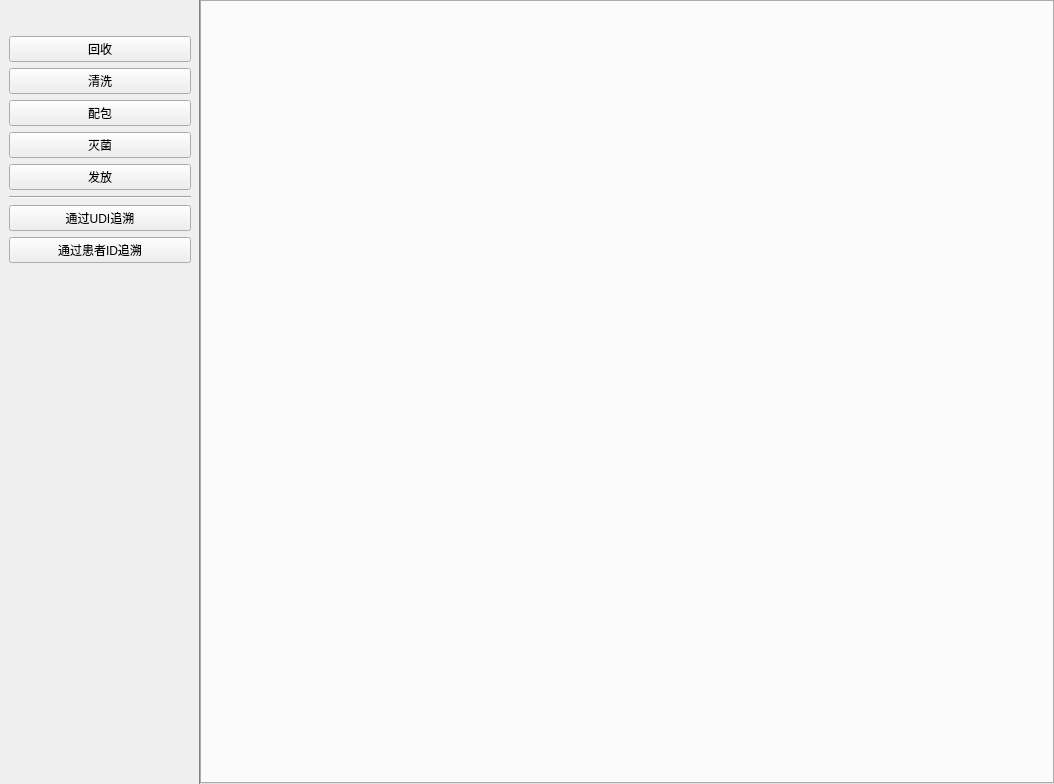
<?xml version="1.0" encoding="UTF-8"?>
<ui version="4.0">
 <class>HistoryWidget</class>
 <widget class="QWidget" name="HistoryWidget">
  <property name="geometry">
   <rect>
    <x>0</x>
    <y>0</y>
    <width>1054</width>
    <height>784</height>
   </rect>
  </property>
  <property name="windowTitle">
   <string>Form</string>
  </property>
  <property name="styleSheet">
   <string notr="true">#widgetLeft{
border-style: solid;
border-width: 0 1px 0px 0px;
border-color: #808080;
}</string>
  </property>
  <layout class="QHBoxLayout" name="horizontalLayout">
   <property name="spacing">
    <number>0</number>
   </property>
   <property name="leftMargin">
    <number>0</number>
   </property>
   <property name="topMargin">
    <number>0</number>
   </property>
   <property name="rightMargin">
    <number>0</number>
   </property>
   <property name="bottomMargin">
    <number>0</number>
   </property>
   <item>
    <widget class="QWidget" name="widgetLeft" native="true">
     <property name="minimumSize">
      <size>
       <width>200</width>
       <height>0</height>
      </size>
     </property>
     <property name="maximumSize">
      <size>
       <width>200</width>
       <height>16777215</height>
      </size>
     </property>
     <layout class="QVBoxLayout" name="verticalLayout">
      <property name="topMargin">
       <number>36</number>
      </property>
      <item>
       <widget class="QPushButton" name="recycleButton">
        <property name="sizePolicy">
         <sizepolicy hsizetype="Expanding" vsizetype="Fixed">
          <horstretch>0</horstretch>
          <verstretch>0</verstretch>
         </sizepolicy>
        </property>
        <property name="text">
         <string>回收</string>
        </property>
       </widget>
      </item>
      <item>
       <widget class="QPushButton" name="washButton">
        <property name="sizePolicy">
         <sizepolicy hsizetype="Expanding" vsizetype="Fixed">
          <horstretch>0</horstretch>
          <verstretch>0</verstretch>
         </sizepolicy>
        </property>
        <property name="text">
         <string>清洗</string>
        </property>
       </widget>
      </item>
      <item>
       <widget class="QPushButton" name="packButton">
        <property name="sizePolicy">
         <sizepolicy hsizetype="Expanding" vsizetype="Fixed">
          <horstretch>0</horstretch>
          <verstretch>0</verstretch>
         </sizepolicy>
        </property>
        <property name="text">
         <string>配包</string>
        </property>
       </widget>
      </item>
      <item>
       <widget class="QPushButton" name="sterileButton">
        <property name="sizePolicy">
         <sizepolicy hsizetype="Expanding" vsizetype="Fixed">
          <horstretch>0</horstretch>
          <verstretch>0</verstretch>
         </sizepolicy>
        </property>
        <property name="text">
         <string>灭菌</string>
        </property>
       </widget>
      </item>
      <item>
       <widget class="QPushButton" name="dispatchButton">
        <property name="sizePolicy">
         <sizepolicy hsizetype="Expanding" vsizetype="Fixed">
          <horstretch>0</horstretch>
          <verstretch>0</verstretch>
         </sizepolicy>
        </property>
        <property name="text">
         <string>发放</string>
        </property>
       </widget>
      </item>
      <item>
       <widget class="Line" name="line">
        <property name="orientation">
         <enum>Qt::Horizontal</enum>
        </property>
       </widget>
      </item>
      <item>
       <widget class="QPushButton" name="tracePackageButton">
        <property name="text">
         <string>通过UDI追溯</string>
        </property>
       </widget>
      </item>
      <item>
       <widget class="QPushButton" name="tracePatientButton">
        <property name="text">
         <string>通过患者ID追溯</string>
        </property>
       </widget>
      </item>
      <item>
       <spacer name="verticalSpacer">
        <property name="orientation">
         <enum>Qt::Vertical</enum>
        </property>
        <property name="sizeHint" stdset="0">
         <size>
          <width>20</width>
          <height>345</height>
         </size>
        </property>
       </spacer>
      </item>
     </layout>
    </widget>
   </item>
   <item>
    <widget class="QTabWidget" name="tabWidget">
     <property name="currentIndex">
      <number>-1</number>
     </property>
    </widget>
   </item>
  </layout>
 </widget>
 <resources/>
 <connections/>
</ui>
